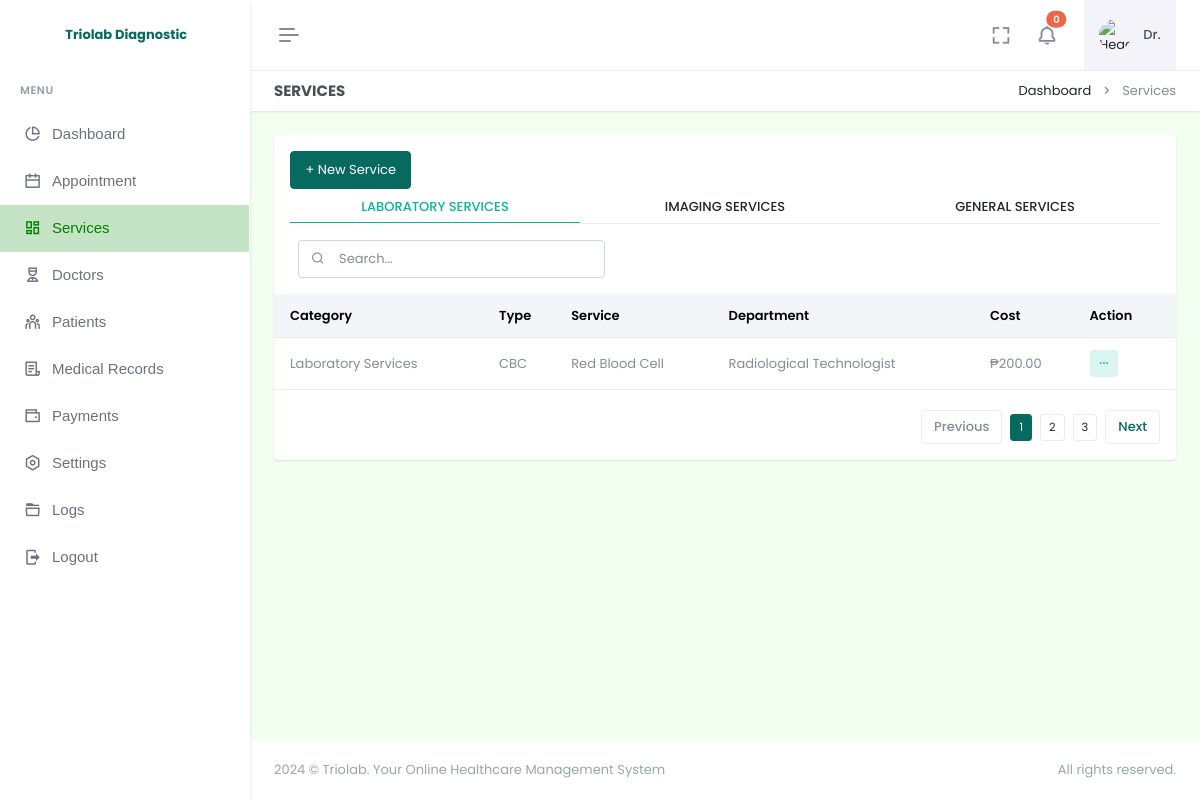
The app's page /doctor/services.php with its own data.
### tables this page shows
CREATE TABLE `services` (
  `id` int(11) NOT NULL AUTO_INCREMENT,
  `category` varchar(255) NOT NULL,
  `type` varchar(255) NOT NULL,
  `service` varchar(255) NOT NULL,
  `department` varchar(255) NOT NULL,
  `cost` varchar(255) NOT NULL,
  `date_added` timestamp NOT NULL DEFAULT current_timestamp(),
  `is_archive` tinyint(4) NOT NULL DEFAULT 0,
  PRIMARY KEY (`id`)
);

### doctor/services.php (the view, shortened to what this page needs)
<!doctype html>
<html lang="en" data-layout="vertical" data-topbar="light" data-sidebar="light" data-sidebar-size="lg" data-sidebar-image="none" data-preloader="disable" data-theme="default" data-theme-colors="green">
<head>
    <link rel="stylesheet" href="https://cdn.jsdelivr.net/npm/flatpickr/dist/flatpickr.min.css">
    <link href="assets/css/bootstrap.min.css" rel="stylesheet" type="text/css" />
    <link href="assets/css/icons.min.css" rel="stylesheet" type="text/css" />
    <link href="assets/css/app.min.css" rel="stylesheet" type="text/css" />
    <link href="assets/css/custom.min.css" rel="stylesheet" type="text/css" />
    <link rel="stylesheet" href="assets/css/sweetalert.css">
</head>
<body style="background-color: #F2FFF1">
    <div id="layout-wrapper">
        <?php require "header.php"; ?>
        <?php require "sidebar.php" ?>
        <div class="main-content">
            <div class="page-content">
                <div class="container-fluid">
                    <div class="row">
                        <div class="col-12">
                            <div class="page-title-box d-sm-flex align-items-center justify-content-between bg-galaxy-transparent">
                                <h4 class="mb-sm-0">Services</h4>
                                <div class="page-title-right">
                                    <ol class="breadcrumb m-0">
                                        <li class="breadcrumb-item"><a href="index.php">Dashboard</a></li>
                                        <li class="breadcrumb-item active">Services</li>
                                    </ol>
                                </div>
                            </div>
                        </div>
                    </div>
                    <div class="row">
                        <div class="col-12">
                            <div class="card">
                                <div class="card-body">
                                    <button type="button" class="btn btn-primary" data-bs-toggle="modal" data-bs-target="#addService">+ New Service</button>
                                    <ul class="nav nav-tabs nav-tabs-custom nav-success nav-justified mb-3" role="tablist">
                                        <li class="nav-item">
                                            <a class="nav-link active" data-bs-toggle="tab" href="#laboratory" role="tab">
                                                LABORATORY SERVICES
                                            </a>
                                        </li>
                                        <li class="nav-item">
                                            <a class="nav-link" data-bs-toggle="tab" href="#imaging" role="tab">
                                                IMAGING SERVICES
                                            </a>
                                        </li>
                                        <li class="nav-item">
                                            <a class="nav-link" data-bs-toggle="tab" href="#general" role="tab">
                                                GENERAL SERVICES
                                            </a>
                                        </li>
                                    </ul>
                                    <div class="tab-content text-muted">
                                        <div class="tab-pane active" id="laboratory" role="tabpanel">
                                            <div class="d-flex align-items-center gap-3">
                                                <div class="d-flex justify-content-sm-start">
                                                    <div class="search-box ms-2">
                                                        <input type="text" class="form-control search" placeholder="Search...">
                                                        <i class="ri-search-line search-icon"></i>
                                                    </div>
                                                </div>
                                            </div>
                                            <div class="listjs-table" id="customerList">
                                                <div class="table-responsive table-card mt-3 mb-1">
                                                    <table class="table align-middle table-nowrap" id="customerTable">
                                                        <thead class="table-light">
                                                            <tr>
                                                                <th>Category</th>
                                                                <th>Type</th>
                                                                <th>Service</th>
                                                                <th>Department</th>
                                                                <th>Cost</th>
                                                                <th>Action</th>
                                                            </tr>
                                                        </thead>
                                                        <tbody class="list">
                                                            <?php
                                                            $selectlaboratory = $pdo->query("SELECT * FROM services WHERE category = 'Laboratory Services' AND is_archive = 0 ORDER BY service ASC");
                                                            if ($selectlaboratory->rowCount() > 0) {
                                                                while ($row = $selectlaboratory->fetch(PDO::FETCH_ASSOC)) {
                                                            ?>
                                                                    <tr>
                                                                        <td><?= $row['category']; ?></td>
                                                                        <td><?= $row['type']; ?></td>
                                                                        <td><?= $row['service']; ?></td>
                                                                        <td><?= $row['department']; ?></td>
                                                                        <td>₱<?= number_format($row['cost'], 2); ?></td>
                                                                        <td>
                                                                            <div class="dropdown d-inline-block">
                                                                                <button class="btn btn-soft-success btn-sm dropdown" type="button" data-bs-toggle="dropdown" aria-expanded="false">
                                                                                    <i class="ri-more-fill align-middle"></i>
                                                                                </button>
                                                                            </div>
                                                                        </td>
                                                                    </tr>
                                                                <?php
                                                                }
                                                            }
                                                            ?>
                                                        </tbody>
                                                    </table>
                                                </div>
                                                <div class="d-flex justify-content-end">
                                                    <div class="pagination-wrap hstack gap-2" style="display: flex;">
                                                        <a class="page-item pagination-prev disabled" href="javascript:void(0);">
                                                            Previous
                                                        </a>
                                                        <ul class="pagination listjs-pagination mb-0">
                                                            <li clas="active"><a class="btn btn-primary btn-sm" href="#">1</a></li>
                                                            <li clas=""><a class="btn btn-sm" style="border: 1px solid #e9ebec;" href="#">2</a></li>
                                                            <li clas=""><a class="btn btn-sm" style="border: 1px solid #e9ebec;" href="#">3</a></li>
                                                        </ul>
                                                        <a class="page-item pagination-next" href="javascript:void(0);">
                                                            Next
                                                        </a>
                                                    </div>
                                                </div>
                                            </div>
                                        </div>
                                    </div>
                                </div>
                            </div>
                        </div>
                    </div>
                </div>
            </div>
            <?php require "footer.php"; ?>
        </div>
    </div>
</body>
</html>

### records on screen
services: category "Laboratory Services", type "CBC", service "Red Blood Cell", department "Radiological Technologist", cost "200.00"
